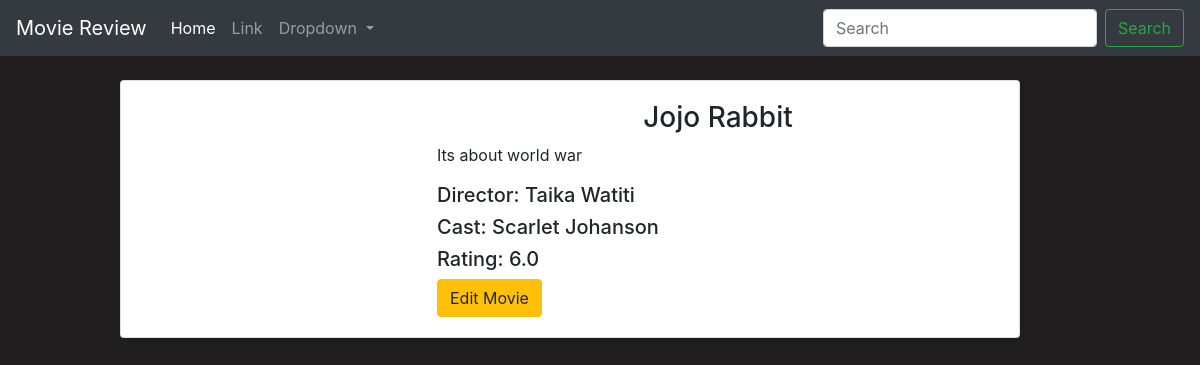
Page /details/2/ on the committed database.
### main/models.py (models this page shows, shortened)
class Movie(models.Model):
    name = models.CharField(max_length=300)
    director = models.CharField(max_length=300)
    cast = models.CharField(max_length=800)
    description = models.TextField(max_length=5000)
    release_date = models.DateField()
    averageRating = models.FloatField()
    image = models.URLField(default=None, null=True)

### main/views.py (the view)
# urls.py: path('details/<int:id>/', views.details, name='detail'),
def details(request, id):
    movie = Movie.objects.get(id=id) # select * from movie where id=id
    context = {
        'movie': movie
    }
    if id <= len(Movie.objects.all()):
        return render(request, 'main/details.html', context)
    else:
        return HttpResponse("<h1>This page doesn't exist</h1>")

### main/templates/main/details.html (shortened to what this page needs)
{% extends 'main/base.html'%}
{%block content%}
<div class="containter center-containter">
    <br>
    <div class="card">
        <div class="card-body">
            <div class="row">
                <div class="col-md-4">
                </div>
                <div class="col-md-8">
                    <h3 class="text-center">{{movie.name}}</h3>
                    <p>{{movie.description}}</p>
                    <h5>Director: {{movie.director}}</h5>
                    <h5>Cast: {{movie.cast}}</h5>
                    <h5>Rating: {{movie.averageRating}}</h5>
                    <a href="{% url 'main:edit_movies' movie.id %}" class="btn btn-warning">Edit Movie</a>
                </div>
            </div>
        </div>
    </div>
</div>
{%endblock%}

### main/static/css/main.css (style rules this page uses)
body { background-color: #1f1d1d; }
.center-containter { width:900px; margin-left: 10%; }

### rows in the picture
Movie: name "Jojo Rabbit", description "Its about world war", director "Taika Watiti", cast "Scarlet Johanson", averageRating "6.0"
